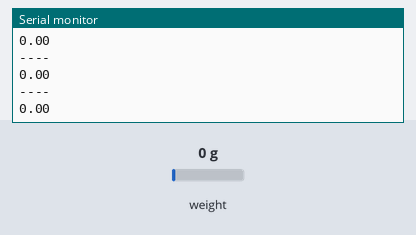
Bench run of a sketch on a simulated Arduino Uno, built with avr-gcc and run on an emulated ATmega328P. Shown: the last lines printed to the serial monitor. Inputs (shaded band) come from the test bench; at power-on: weight on the scale 0 g.

Above: at 1.5 s.
1.6 s: weight on the scale set to 100 g
At 1.78 s:
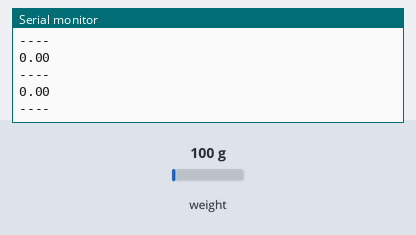
3.1 s: weight on the scale set to 1250 g
At 3.58 s:
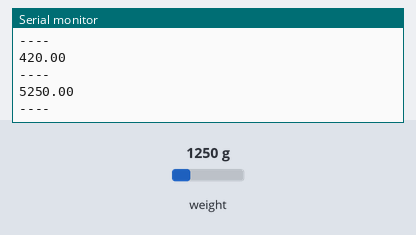
Timing chart, 0 to 6.1 s (numbered marks = the images above; inputs shaded):
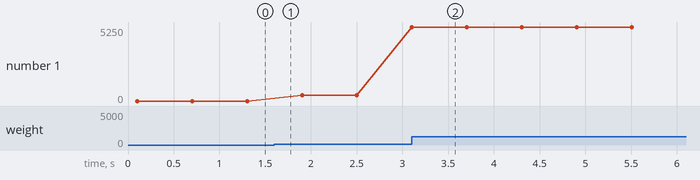

Measured:
- after the input at 3.1 s, the serial monitor: prints a new line at once (image 2)
- plotted number 1: 0 → 420 after the input at 1.6 s, 420 → 5250 after the input at 3.1 s

The sketch:

weight_test.ino
```cpp
#include <Q2HX711.h>

const byte hx711_data_pin = 3;
const byte hx711_clock_pin = 4;

Q2HX711 hx711(hx711_data_pin, hx711_clock_pin);

void setup() {
  Serial.begin(9600);
}

void loop() {
  Serial.println(hx711.read()/100.0);
  delay(250);
  Serial.println("----");
  delay(250);
}
```
